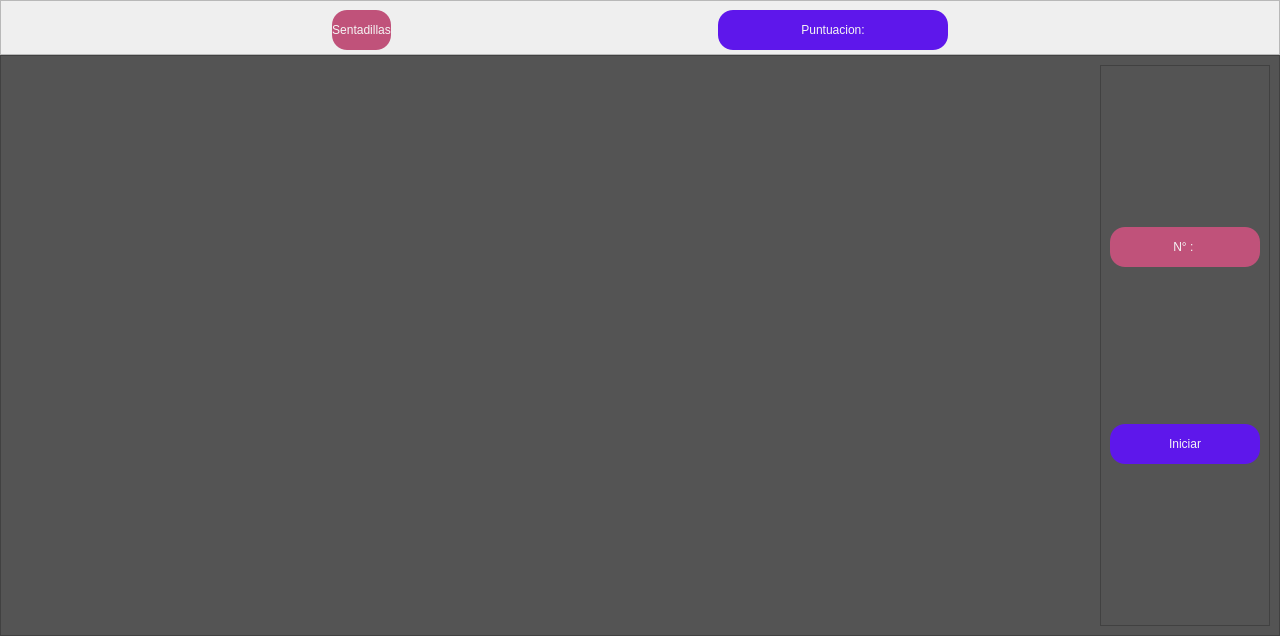
               <widget class="QWidget" name="pagina_dos">
                <layout class="QVBoxLayout" name="verticalLayout_9">
                 <property name="spacing">
                  <number>0</number>
                 </property>
                 <property name="leftMargin">
                  <number>0</number>
                 </property>
                 <property name="topMargin">
                  <number>0</number>
                 </property>
                 <property name="rightMargin">
                  <number>0</number>
                 </property>
                 <property name="bottomMargin">
                  <number>0</number>
                 </property>
                 <item>
                  <widget class="QFrame" name="frame_reloj">
                   <property name="maximumSize">
                    <size>
                     <width>16777215</width>
                     <height>55</height>
                    </size>
                   </property>
                   <property name="frameShape">
                    <enum>QFrame::StyledPanel</enum>
                   </property>
                   <property name="frameShadow">
                    <enum>QFrame::Raised</enum>
                   </property>
                   <layout class="QHBoxLayout" name="horizontalLayout_4">
                    <item>
                     <spacer name="horizontalSpacer_3">
                      <property name="orientation">
                       <enum>Qt::Horizontal</enum>
                      </property>
                      <property name="sizeHint" stdset="0">
                       <size>
                        <width>99</width>
                        <height>20</height>
                       </size>
                      </property>
                     </spacer>
                    </item>
                    <item>
                     <widget class="QLabel" name="Titulo_label_pag2">
                      <property name="minimumSize">
                       <size>
                        <width>0</width>
                        <height>40</height>
                       </size>
                      </property>
                      <property name="maximumSize">
                       <size>
                        <width>16777215</width>
                        <height>16777215</height>
                       </size>
                      </property>
                      <property name="styleSheet">
                       <string notr="true">QLabel{
	background-color: #c0527a;
	font: 87 16pt &quot;Arial Black&quot;;
	color: whitesmoke;
	border-radius: 15px;
}

QLabel:hover{
	background-color: rgb(0, 0, 0);
	color: #c0527a;
	font: 87 16pt &quot;Arial Black&quot;;
	border-radius: 15px;
}



</string>
                      </property>
                      <property name="text">
                       <string>Sentadillas</string>
                      </property>
                      <property name="alignment">
                       <set>Qt::AlignCenter</set>
                      </property>
                      <property name="wordWrap">
                       <bool>false</bool>
                      </property>
                      <property name="margin">
                       <number>0</number>
                      </property>
                     </widget>
                    </item>
                    <item>
                     <spacer name="horizontalSpacer_5">
                      <property name="orientation">
                       <enum>Qt::Horizontal</enum>
                      </property>
                      <property name="sizeHint" stdset="0">
                       <size>
                        <width>99</width>
                        <height>20</height>
                       </size>
                      </property>
                     </spacer>
                    </item>
                    <item>
                     <widget class="QLabel" name="Puntuacion_label_pag2">
                      <property name="minimumSize">
                       <size>
                        <width>230</width>
                        <height>40</height>
                       </size>
                      </property>
                      <property name="maximumSize">
                       <size>
                        <width>16777215</width>
                        <height>16777215</height>
                       </size>
                      </property>
                      <property name="styleSheet">
                       <string notr="true">QLabel{
	background-color: #5e17eb;
	font: 87 16pt &quot;Arial Black&quot;;
	color: whitesmoke;
	border-radius: 15px;

}

QLabel:hover{
	background-color: rgb(0, 0, 0);
	color: #5e17eb;
	font: 87 16pt &quot;Arial Black&quot;;
	border-radius: 15px;

}


</string>
                      </property>
                      <property name="text">
                       <string>Puntuacion:</string>
                      </property>
                      <property name="alignment">
                       <set>Qt::AlignCenter</set>
                      </property>
                      <property name="wordWrap">
                       <bool>false</bool>
                      </property>
                      <property name="margin">
                       <number>0</number>
                      </property>
                     </widget>
                    </item>
                    <item>
                     <spacer name="horizontalSpacer_6">
                      <property name="orientation">
                       <enum>Qt::Horizontal</enum>
                      </property>
                      <property name="sizeHint" stdset="0">
                       <size>
                        <width>99</width>
                        <height>20</height>
                       </size>
                      </property>
                     </spacer>
                    </item>
                   </layout>
                  </widget>
                 </item>
                 <item>
                  <widget class="QFrame" name="frame_3">
                   <property name="minimumSize">
                    <size>
                     <width>1280</width>
                     <height>0</height>
                    </size>
                   </property>
                   <property name="styleSheet">
                    <string notr="true">background-color: rgb(84, 84, 84);</string>
                   </property>
                   <property name="frameShape">
                    <enum>QFrame::StyledPanel</enum>
                   </property>
                   <property name="frameShadow">
                    <enum>QFrame::Raised</enum>
                   </property>
                   <layout class="QHBoxLayout" name="horizontalLayout_6">
                    <item>
                     <widget class="QLabel" name="Label_video">
                      <property name="minimumSize">
                       <size>
                        <width>0</width>
                        <height>0</height>
                       </size>
                      </property>
                      <property name="styleSheet">
                       <string notr="true">background-color: rgb(84, 84, 84);</string>
                      </property>
                      <property name="text">
                       <string/>
                      </property>
                     </widget>
                    </item>
                    <item>
                     <widget class="QFrame" name="frame_4">
                      <property name="maximumSize">
                       <size>
                        <width>170</width>
                        <height>16777215</height>
                       </size>
                      </property>
                      <property name="frameShape">
                       <enum>QFrame::StyledPanel</enum>
                      </property>
                      <property name="frameShadow">
                       <enum>QFrame::Raised</enum>
                      </property>
                      <layout class="QVBoxLayout" name="verticalLayout_10">
                       <item>
                        <spacer name="verticalSpacer_11">
                         <property name="orientation">
                          <enum>Qt::Vertical</enum>
                         </property>
                         <property name="sizeHint" stdset="0">
                          <size>
                           <width>20</width>
                           <height>152</height>
                          </size>
                         </property>
                        </spacer>
                       </item>
                       <item>
                        <widget class="QLabel" name="Num_sentadillas_pag2">
                         <property name="minimumSize">
                          <size>
                           <width>100</width>
                           <height>40</height>
                          </size>
                         </property>
                         <property name="maximumSize">
                          <size>
                           <width>16777215</width>
                           <height>16777215</height>
                          </size>
                         </property>
                         <property name="styleSheet">
                          <string notr="true">QLabel{
	background-color: #c0527a;
	font: 76 16pt &quot;Arial Black&quot;;
	color: whitesmoke;
	border-radius: 15px;
}

QLabel:hover{
	background-color: rgb(0, 0, 0);
	color: #c0527a;
	font: 76 16pt &quot;Arial Black&quot;;
	border-radius: 15px;
}



</string>
                         </property>
                         <property name="text">
                          <string>N° : </string>
                         </property>
                         <property name="alignment">
                          <set>Qt::AlignCenter</set>
                         </property>
                         <property name="wordWrap">
                          <bool>false</bool>
                         </property>
                         <property name="margin">
                          <number>0</number>
                         </property>
                        </widget>
                       </item>
                       <item>
                        <spacer name="verticalSpacer_12">
                         <property name="orientation">
                          <enum>Qt::Vertical</enum>
                         </property>
                         <property name="sizeHint" stdset="0">
                          <size>
                           <width>20</width>
                           <height>151</height>
                          </size>
                         </property>
                        </spacer>
                       </item>
                       <item>
                        <widget class="QPushButton" name="button_iniciar_pag2">
                         <property name="minimumSize">
                          <size>
                           <width>100</width>
                           <height>40</height>
                          </size>
                         </property>
                         <property name="cursor">
                          <cursorShape>PointingHandCursor</cursorShape>
                         </property>
                         <property name="styleSheet">
                          <string notr="true">QPushButton{
	background-color: #5e17eb;
	font: 87 16pt &quot;Arial Black&quot;;
	color: whitesmoke;
	border-radius: 15px;

}

QPushButton:hover{
	background-color: rgb(0, 0, 0);
	color: #5e17eb;
	font: 87 16pt &quot;Arial Black&quot;;
	border-radius: 15px;

}
</string>
                         </property>
                         <property name="text">
                          <string>Iniciar</string>
                         </property>
                        </widget>
                       </item>
                       <item>
                        <spacer name="verticalSpacer_16">
                         <property name="orientation">
                          <enum>Qt::Vertical</enum>
                         </property>
                         <property name="sizeHint" stdset="0">
                          <size>
                           <width>20</width>
                           <height>152</height>
                          </size>
                         </property>
                        </spacer>
                       </item>
                      </layout>
                     </widget>
                    </item>
                   </layout>
                  </widget>
                 </item>
                </layout>
               </widget>
